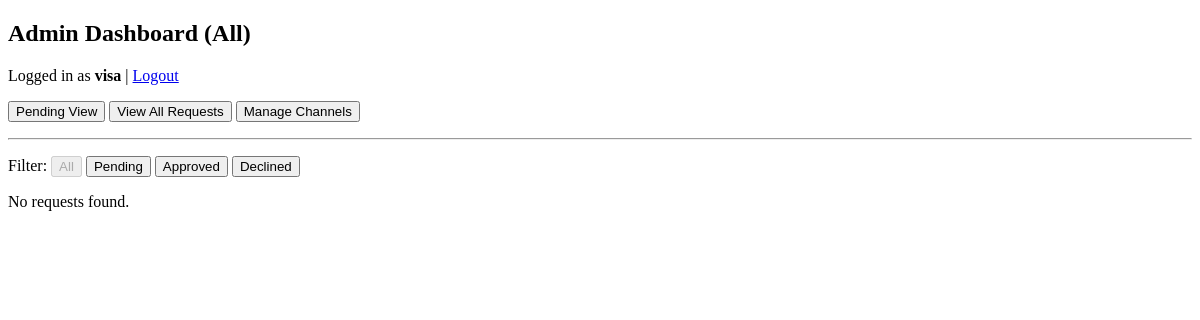
/admin/all (signed in), run on an earlier commit of the app's database.
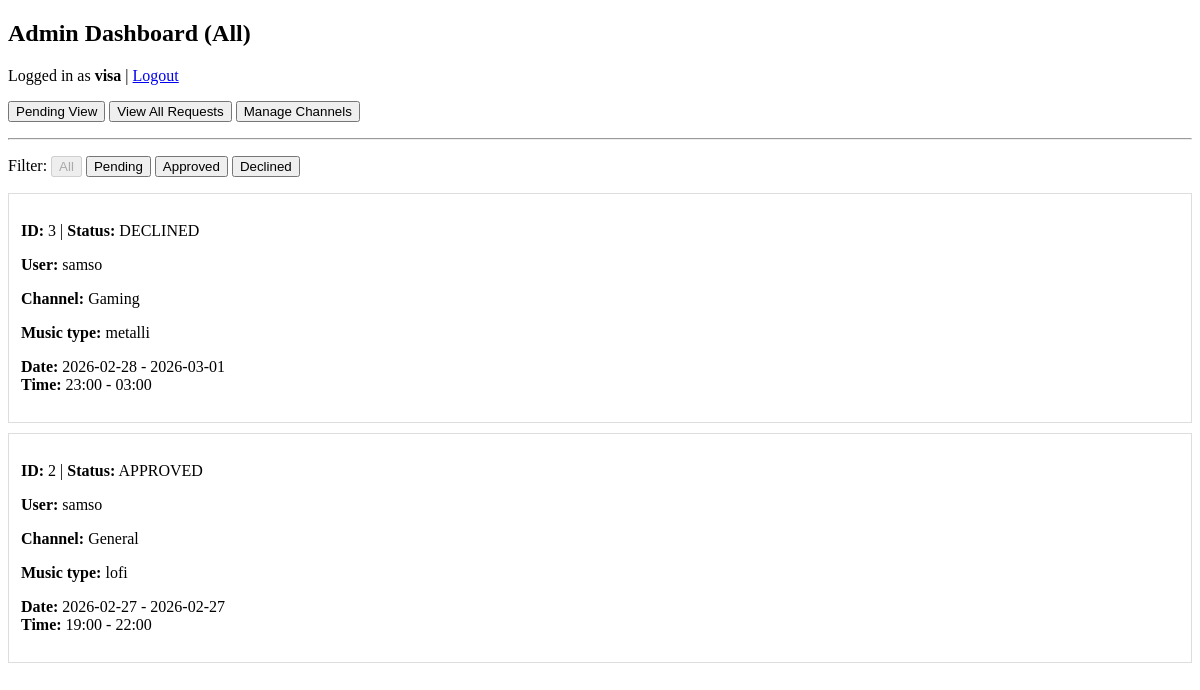
And on a later commit of the database.
### models.py (models this page shows)
class User(db.Model, UserMixin):
    id = db.Column(db.Integer, primary_key=True)
    username = db.Column(db.String(80), unique=True, nullable=False)
    password_hash = db.Column(db.String(255), nullable=False)
    role = db.Column(db.String(20), nullable=False)

class MusicRequest(db.Model):
    id = db.Column(db.Integer, primary_key=True)
    date_from = db.Column(db.Date, nullable=False)
    date_to = db.Column(db.Date, nullable=False)
    time_from = db.Column(db.Time, nullable=False)
    time_to = db.Column(db.Time, nullable=False)
    channel_id = db.Column(db.Integer, db.ForeignKey("discord_channel.id"), nullable=False)
    channel = db.relationship("DiscordChannel")
    music_type = db.Column(db.String(200), nullable=False)
    status = db.Column(db.String(20), nullable=False, default="PENDING")
    user_id = db.Column(db.Integer, db.ForeignKey("user.id"), nullable=False)
    user = db.relationship("User")
    created_at = db.Column(db.DateTime, default=lambda: datetime.now(timezone.utc))

class DiscordChannel(db.Model):
    id = db.Column(db.Integer, primary_key=True)
    name = db.Column(db.String(120), unique=True, nullable=False)

### admin_routes.py (the view)
@admin_bp.get("/all")
@login_required
def all_view():
    require_admin()
    status = request.args.get("status") #optional: APPROVED/DECLINED/PENDING
    q = MusicRequest.query
    if status in {"PENDING", "APPROVED", "DECLINED"}:
        q = q.filter_by(status=status)
    all_reqs = q.order_by(MusicRequest.created_at.desc()).all()
    return render_template("admin_dashboard_all.html", requests=all_reqs, status=status)

### admin_routes.py (called while the page is built)
def require_admin():
    if current_user.role != "admin":
        abort(403)

### app.py (called while the page is built)
def create_app():
    app = Flask(__name__)
    app.config["SECRET_KEY"] = "dev_change_me"
    app.config["SQLALCHEMY_DATABASE_URI"] = "sqlite:///database.db"
    app.config["SQLALCHEMY_TRACK_MODIFICATIONS"] = False
    app.config["ADMIN_INVITE_CODE"] = os.environ.get("ADMIN_INVITE_CODE", "visaisgreat")
    db.init_app(app)
    login_manager.init_app(app)
    login_manager.login_view = "auth.index"
    from models import User
    @login_manager.user_loader
    def load_user(user_id):
        return User.query.get(int(user_id))
    from auth import auth_bp
    from user_routes import user_bp
    from admin_routes import admin_bp
    app.register_blueprint(auth_bp)
    app.register_blueprint(user_bp, url_prefix="/user")
    app.register_blueprint(admin_bp, url_prefix="/admin")
    with app.app_context():
        db.create_all()
    return app

### templates/admin_dashboard_all.html (shortened to what this page needs)
<!DOCTYPE html>
<html lang="en">
<head>
</head>
<body>
    <h2>Admin Dashboard (All)</h2>
    <p>
        Logged in as <b>{{ current_user.username }}</b>
        | <a href="/logout">Logout</a>
    </p>
    <p>
        <a href="/admin/pending"><button>Pending View</button></a>
        <a href="/admin/all"><button>View All Requests</button></a>
        <a href="/admin/channels"><button>Manage Channels</button></a>
    </p>
    <hr>
    <p>
        Filter:
        <a href="/admin/all"><button {% if not status %}disabled{% endif %}>All</button></a>
        <a href="/admin/all?status=PENDING"><button {% if status == "PENDING" %}disabled{% endif %}>Pending</button></a>
        <a href="/admin/all?status=APPROVED"><button {% if status == "APPROVED" %}disabled{% endif %}>Approved</button></a>
        <a href="/admin/all?status=DECLINED"><button {% if status == "DECLINED" %}disabled{% endif %}>Declined</button></a>
    </p>
    {% if requests %}
    {% for req in requests %}
    <div style="border:1px solid #ddd; padding:12px; margin:10px 0;">
        <p><b>ID:</b> {{ req.id }} | <b>Status:</b> {{ req.status }}</p>
        <p><b>User:</b> {{ req.user.username }}</p>
        <p><b>Channel:</b> {{ req.channel.name }}</p>
        <p><b>Music type:</b> {{ req.music_type }}</p>
        <p>
            <b>Date:</b> {{ req.date_from }} - {{ req.date_to }}<br>
            <b>Time:</b> {{ req.time_from.strftime("%H:%M") }} - {{ req.time_to.strftime("%H:%M") }}<br>
        </p>
    </div>
    {% endfor %}
    {% else %}
        <p>No requests found.</p>
    {% endif %}
</body>
</html>

What changed in the data, as far as the page shows it:
added MusicRequest: id "3", status "DECLINED", user.username "samso", channel.name "Gaming", music_type "metalli", date_from "2026-02-28", date_to "2026-03-01", time_from "23:00", time_to "03:00"
added MusicRequest: id "2", status "APPROVED", user.username "samso", channel.name "General", music_type "lofi", date_from "2026-02-27", date_to "2026-02-27", time_from "19:00", time_to "22:00"
Also different on the page:
text no longer shown: "No requests found."
